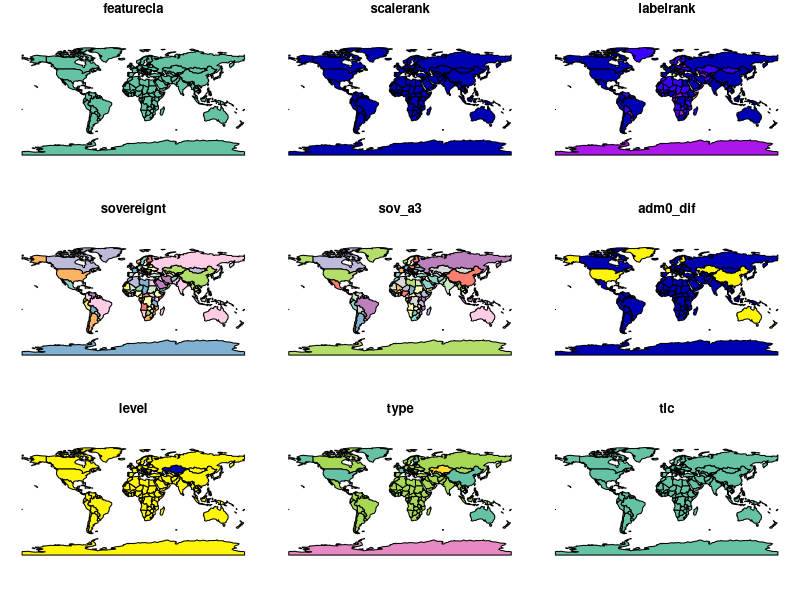

This chart was generated by the following R code:
# trailling natural earth via this webpage
# https://docs.ropensci.org/rnaturalearth/articles/rnaturalearth.html

library(rnaturalearth)
library(sp)

spdf_world <- ne_download( scale = 110, type = 'countries' )

sp::plot(ne_countries(type = "countries", scale = "small"))
